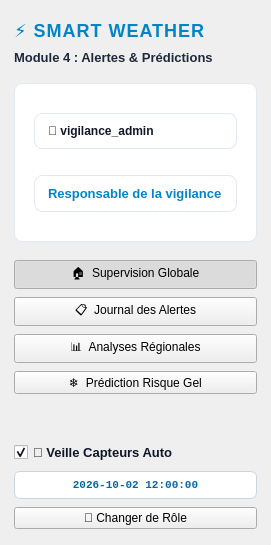
     <widget class="QFrame" name="sidebarFrame">
      <property name="frameShape">
       <enum>QFrame::NoFrame</enum>
      </property>
      <layout class="QVBoxLayout" name="sidebarVLayout">
       <property name="spacing">
        <number>8</number>
       </property>
       <property name="leftMargin">
        <number>14</number>
       </property>
       <property name="topMargin">
        <number>20</number>
       </property>
       <property name="rightMargin">
        <number>14</number>
       </property>
       <property name="bottomMargin">
        <number>16</number>
       </property>
       <!-- APP LOGO & TITRE -->
       <item>
        <layout class="QVBoxLayout" name="logoLayout">
         <item>
          <widget class="QLabel" name="lblAppTitle">
           <property name="text">
            <string>⚡ SMART WEATHER</string>
           </property>
           <property name="styleSheet">
            <string notr="true">font-size: 18px; font-weight: 800; color: #0284c7; letter-spacing: 1px;</string>
           </property>
          </widget>
         </item>
         <item>
          <widget class="QLabel" name="lblModule">
           <property name="text">
            <string>Module 4 : Alertes &amp; Prédictions</string>
           </property>
           <property name="styleSheet">
            <string notr="true">font-size: 13px; color: #1e293b; font-weight: bold;</string>
           </property>
          </widget>
         </item>
        </layout>
       </item>
       <!-- USER CARD INFO -->
       <item>
        <widget class="QFrame" name="userCardFrame">
         <property name="styleSheet">
          <string notr="true">background-color: #ffffff; border: 1px solid #e2e8f0; border-radius: 8px; padding: 10px; margin-top: 10px; margin-bottom: 10px;</string>
         </property>
         <layout class="QVBoxLayout" name="userCardLayout">
          <item>
           <widget class="QLabel" name="lblUserBadge">
            <property name="text">
             <string>👤 vigilance_admin</string>
            </property>
            <property name="styleSheet">
             <string notr="true">font-weight: bold; color: #0f172a; font-size: 12px;</string>
            </property>
           </widget>
          </item>
          <item>
           <widget class="QLabel" name="lblRoleBadge">
            <property name="text">
             <string>Responsable de la vigilance</string>
            </property>
            <property name="styleSheet">
             <string notr="true">color: #0284c7; font-size: 13px; font-weight: bold;</string>
            </property>
           </widget>
          </item>
         </layout>
        </widget>
       </item>
       <!-- NAVIGATION BUTTONS -->
       <item>
        <widget class="QPushButton" name="btnNavDashboard">
         <property name="text">
          <string>🏠  Supervision Globale</string>
         </property>
         <property name="cursor">
          <cursorShape>PointingHandCursor</cursorShape>
         </property>
         <property name="checkable">
          <bool>true</bool>
         </property>
         <property name="checked">
          <bool>true</bool>
         </property>
        </widget>
       </item>
       <item>
        <widget class="QPushButton" name="btnNavAlertes">
         <property name="text">
          <string>📋  Journal des Alertes</string>
         </property>
         <property name="cursor">
          <cursorShape>PointingHandCursor</cursorShape>
         </property>
         <property name="checkable">
          <bool>true</bool>
         </property>
        </widget>
       </item>
       <item>
        <widget class="QPushButton" name="btnNavStats">
         <property name="text">
          <string>📊  Analyses Régionales</string>
         </property>
         <property name="cursor">
          <cursorShape>PointingHandCursor</cursorShape>
         </property>
         <property name="checkable">
          <bool>true</bool>
         </property>
        </widget>
       </item>
       <item>
        <widget class="QPushButton" name="btnNavPrediction">
         <property name="text">
          <string>❄️  Prédiction Risque Gel</string>
         </property>
         <property name="cursor">
          <cursorShape>PointingHandCursor</cursorShape>
         </property>
         <property name="checkable">
          <bool>true</bool>
         </property>
        </widget>
       </item>
       <item>
        <spacer name="sidebarSpacer">
         <property name="orientation">
          <enum>Qt::Vertical</enum>
         </property>
         <property name="sizeHint" stdset="0">
          <size>
           <width>20</width>
           <height>40</height>
          </size>
         </property>
        </spacer>
       </item>
       <!-- WATCHDOG SENSOR TOGGLE -->
       <item>
        <widget class="QCheckBox" name="chkWatchdog">
         <property name="text">
          <string>📡 Veille Capteurs Auto</string>
         </property>
         <property name="checked">
          <bool>true</bool>
         </property>
         <property name="styleSheet">
          <string notr="true">color: #0f172a; font-size: 13px; font-weight: bold;</string>
         </property>
        </widget>
       </item>
       <!-- DIGITAL CLOCK (QTimer) -->
       <item>
        <widget class="QLabel" name="lblDigitalClock">
         <property name="text">
          <string>2026-10-02 12:00:00</string>
         </property>
         <property name="alignment">
          <set>Qt::AlignCenter</set>
         </property>
         <property name="styleSheet">
          <string notr="true">background-color: #ffffff; border: 1px solid #cbd5e1; border-radius: 6px; padding: 6px; color: #0369a1; font-family: monospace; font-size: 11px; font-weight: bold;</string>
         </property>
        </widget>
       </item>
       <!-- ROLE SWITCHER BUTTON -->
       <item>
        <widget class="QPushButton" name="btnSwitchRole">
         <property name="cursor">
          <cursorShape>PointingHandCursor</cursorShape>
         </property>
         <property name="text">
          <string>🔄 Changer de Rôle</string>
         </property>
        </widget>
       </item>
      </layout>
     </widget>
